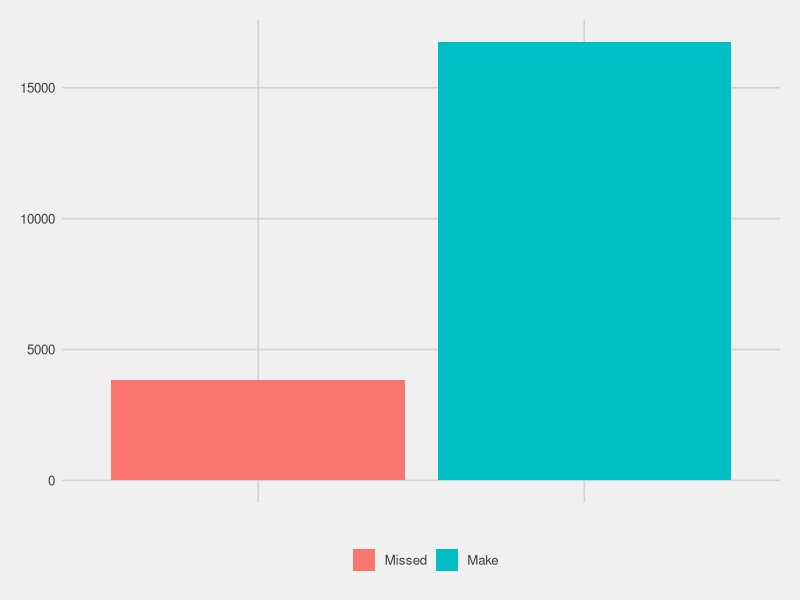
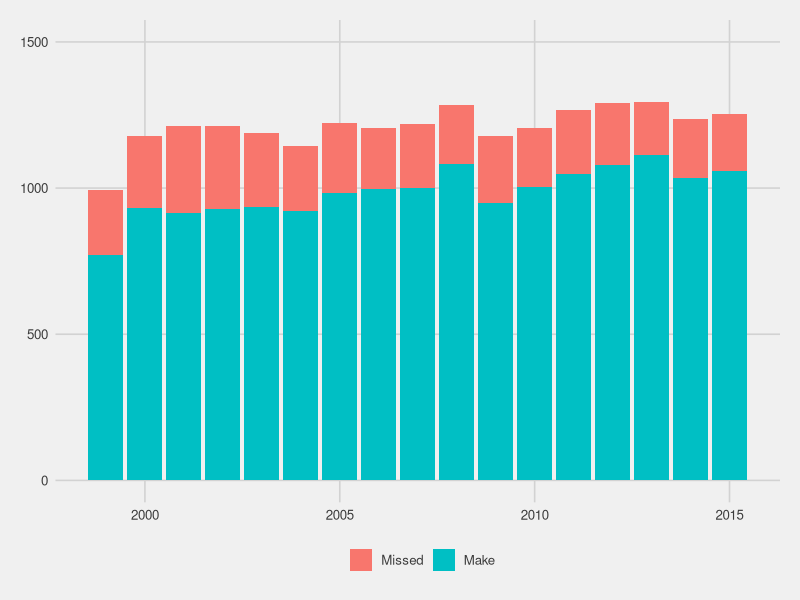
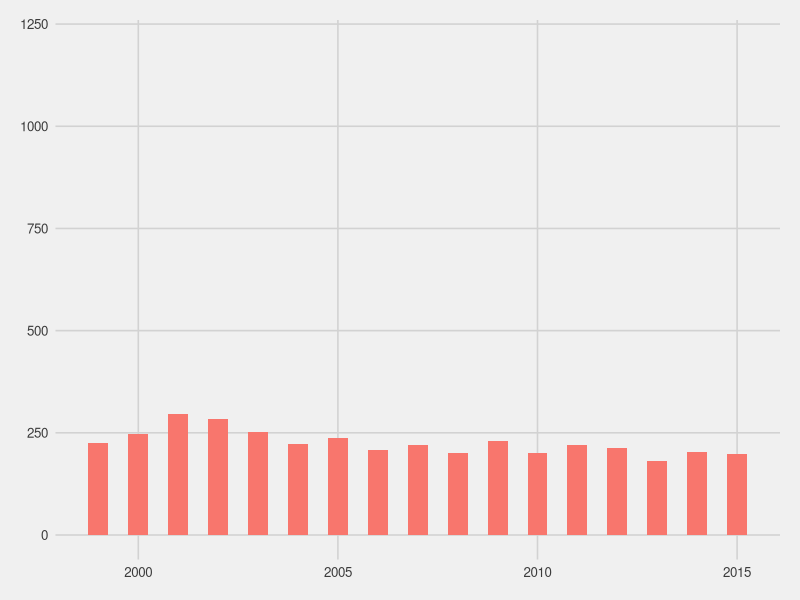
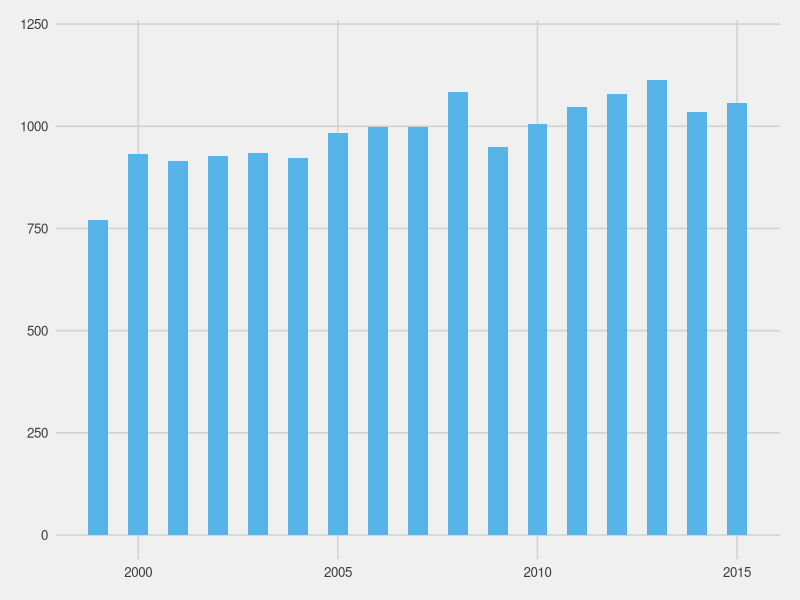
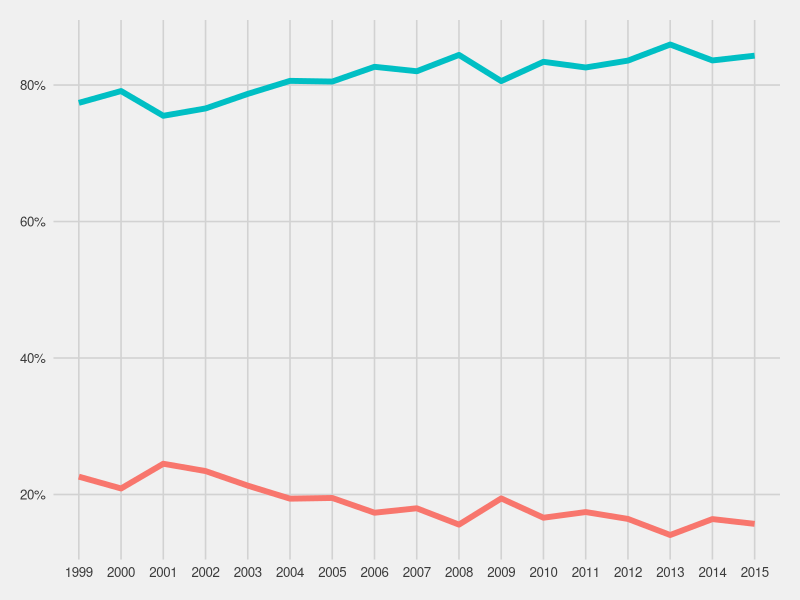
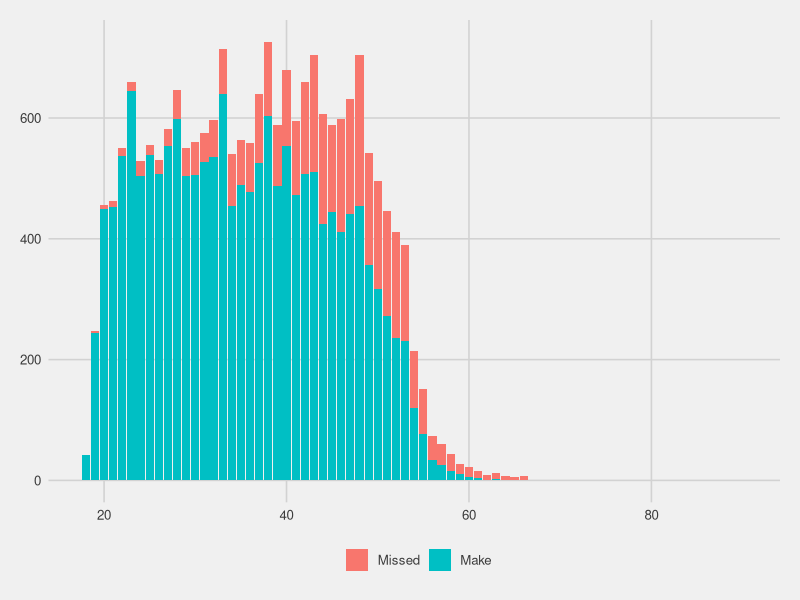
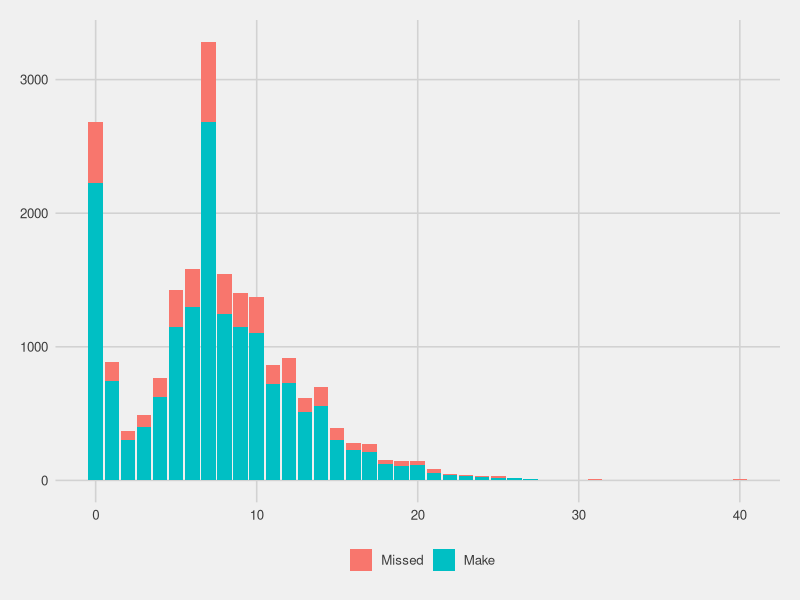
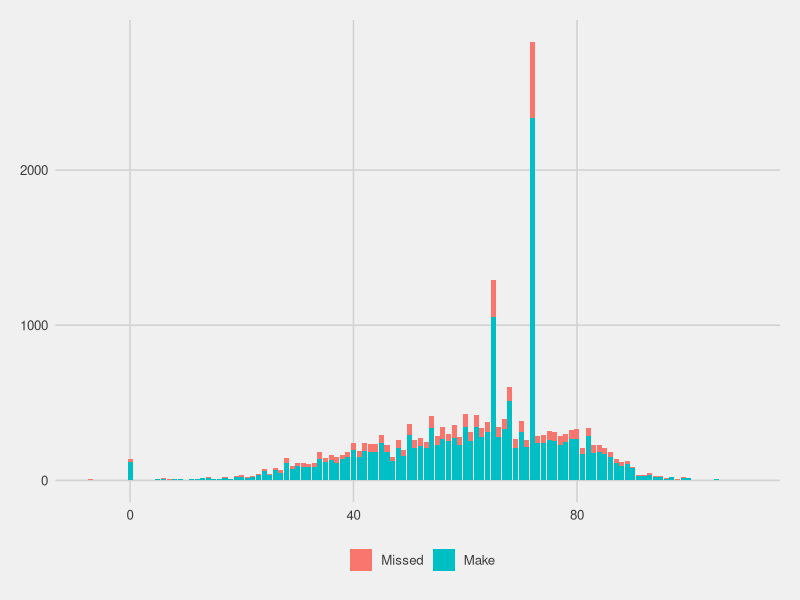

Write R code to recreate these figures, in order.
## ---- chunk 1
options(htmltools.dir.version = FALSE)
## ---- chunk 2
library(tidyverse)
library(ggthemes)
# Get the Data
fgd<-read.csv("field_goal_exer.csv")
## ---- chunk 3
# Get the Data
Weather<-read.csv("NFL Weather.csv")
## ---- chunk 4
#Convert Weather Home Teams to character
Weather$home_team<-as.character(Weather$home_team)
## ---- chunk 5
# Get the Data
 Weather$home_team[Weather$home_team=='New York Giants']<- 'New York'
 Weather$home_team[Weather$home_team=='New York Jets']<- 'New York'
## ---- chunk 6
#Set Stadium to home team name 
  fgd$stadium<-as.character(fgd$stadium)
  fgd$stadium<-tolower(fgd$stadium)
  fgd$stadium[fgd$stadium=="univerity of phoenix stadium"] <- "Arizona Cardinals"
  fgd$stadium[fgd$stadium=="unviversity of phoenix stadium"] <- "Arizona Cardinals"
  fgd$stadium[fgd$stadium=="university of phoenix statium"] <- "Arizona Cardinals"
  fgd$stadium[fgd$stadium=="university of phoenix staduim"] <- "Arizona Cardinals"
  fgd$stadium[fgd$stadium=="university of phoenix"] <- "Arizona Cardinals"
  fgd$stadium[fgd$stadium=="university of phoenix stadium"] <- "Arizona Cardinals"
  fgd$stadium[fgd$stadium=="cardinal stadium"] <- "Arizona Cardinals"
  fgd$stadium[fgd$stadium=="cardinals stadium"] <- "Arizona Cardinals"
  fgd$stadium[fgd$stadium=="univeristy of phoenix"] <- "Arizona Cardinals"
  fgd$stadium[fgd$stadium=="sun devil staduim"] <- "Arizona Cardinals"
  fgd$stadium[fgd$stadium=="univeristy of phoenix"] <- "Arizona Cardinals"
  fgd$stadium[fgd$stadium=="sun devil stadium"] <- "Arizona Cardinals"
  fgd$stadium[fgd$stadium=="sun devil"] <- "Arizona Cardinals"
  fgd$stadium[fgd$stadium=="geogia dome"] <- "Atlanta Falcons"
  fgd$stadium[fgd$stadium=="george dome"] <- "Atlanta Falcons"
  fgd$stadium[fgd$stadium=="georgia dome"] <- "Atlanta Falcons"
  fgd$stadium[fgd$stadium=="the georgia dome"] <- "Atlanta Falcons"
  fgd$stadium[fgd$stadium=="georgia"] <- "Atlanta Falcons"
  fgd$stadium[fgd$stadium=="m & t bank satdium"] <- "Baltimore Ravens"
  fgd$stadium[fgd$stadium=="m&t bank"] <- "Baltimore Ravens"
  fgd$stadium[fgd$stadium=="m&t stadium"] <- "Baltimore Ravens"
  fgd$stadium[fgd$stadium=="m & t bank"] <- "Baltimore Ravens"
  fgd$stadium[fgd$stadium=="m&t bank stadium"] <- "Baltimore Ravens"
  fgd$stadium[fgd$stadium=="m & t bank stadium"] <- "Baltimore Ravens"
  fgd$stadium[fgd$stadium=="ravens stadium"] <- "Baltimore Ravens"
  fgd$stadium[fgd$stadium=="psinet stadium"] <- "Baltimore Ravens"
  fgd$stadium[fgd$stadium=="psinet"] <- "Baltimore Ravens"
  fgd$stadium[fgd$stadium=="memorial stadium"] <- "Baltimore Ravens"
  fgd$stadium[fgd$stadium=="rogers centre"] <- "Buffalo Bills"
  fgd$stadium[fgd$stadium=="ralph wilson stadium"] <- "Buffalo Bills"
  fgd$stadium[fgd$stadium=="ralph wilson"] <- "Buffalo Bills"
  fgd$stadium[fgd$stadium=="first energy stadium"] <- "Carolina Panthers"
  fgd$stadium[fgd$stadium=="firstenergy stadium"] <- "Carolina Panthers"
  fgd$stadium[fgd$stadium=="bank of america stadiium"] <- "Carolina Panthers"
  fgd$stadium[fgd$stadium=="bank of america stadium"] <- "Carolina Panthers"
  fgd$stadium[fgd$stadium=="bank of america"] <- "Carolina Panthers"
  fgd$stadium[fgd$stadium=="erricsson stadium"] <- "Carolina Panthers"
  fgd$stadium[fgd$stadium=="ericsson stadium"] <- "Carolina Panthers"
  fgd$stadium[fgd$stadium=="ericcson stadium"] <- "Carolina Panthers"
  fgd$stadium[fgd$stadium=="ericsson"] <- "Carolina Panthers"
  fgd$stadium[fgd$stadium=="solider field"] <- "Chicago Bears"
  fgd$stadium[fgd$stadium=="soldier"] <- "Chicago Bears"
  fgd$stadium[fgd$stadium=="soldier field, chicago"] <- "Chicago Bears"
  fgd$stadium[fgd$stadium=="soldier field"] <- "Chicago Bears"
  fgd$stadium[fgd$stadium=="paul brown stadium"] <- "Cincinnati Bengals"
  fgd$stadium[fgd$stadium=="cinergy field"] <- "Cincinnati Bengals"
  fgd$stadium[fgd$stadium=="clevelan browns stadium"] <- "Cleveland Browns"
  fgd$stadium[fgd$stadium=="cleveland browns stadium"] <- "Cleveland Browns"
  fgd$stadium[fgd$stadium=="cleveland browns"] <- "Cleveland Browns"
  fgd$stadium[fgd$stadium=="cleveland brown stadium"] <- "Cleveland Browns"
  fgd$stadium[fgd$stadium=="cleveland"] <- "Cleveland Browns"
  fgd$stadium[fgd$stadium=="cleveland stadium"] <- "Cleveland Browns"
  fgd$stadium[fgd$stadium=="cleveland  browns stadium"] <- "Cleveland Browns"
  fgd$stadium[fgd$stadium=="at&t stadium"] <- "Dallas Cowboys"
  fgd$stadium[fgd$stadium=="at&t"] <- "Dallas Cowboys"
  fgd$stadium[fgd$stadium=="cowboys"] <- "Dallas Cowboys"
  fgd$stadium[fgd$stadium=="cowboys stadium"] <- "Dallas Cowboys"
  fgd$stadium[fgd$stadium=="texas"] <- "Dallas Cowboys"
  fgd$stadium[fgd$stadium=="texas stadium"] <- "Dallas Cowboys"
  fgd$stadium[fgd$stadium=="sports authority field"] <- "Denver Broncos"
  fgd$stadium[fgd$stadium=="sports authority field at mile high"] <- "Denver Broncos"
  fgd$stadium[fgd$stadium=="invesco field at mile high"] <- "Denver Broncos"
  fgd$stadium[fgd$stadium=="invesco at mile high"] <- "Denver Broncos"
  fgd$stadium[fgd$stadium=="mile high stadium"] <- "Denver Broncos"
  fgd$stadium[fgd$stadium=="mile high stadiumj"] <- "Denver Broncos"
  fgd$stadium[fgd$stadium=="mile high"] <- "Denver Broncos"
  fgd$stadium[fgd$stadium=="pontiac silverdome"] <- "Detroit Lions"
  fgd$stadium[fgd$stadium=="ford field"] <- "Detroit Lions"
  fgd$stadium[fgd$stadium=="pontiac sliverdome"] <- "Detroit Lions"
  fgd$stadium[fgd$stadium=="pontiac"] <- "Detroit Lions"
  fgd$stadium[fgd$stadium=="silverdome"] <- "Detroit Lions"
  fgd$stadium[fgd$stadium=="lambeau filed"] <- "Green Bay Packers"
  fgd$stadium[fgd$stadium=="lambeau"] <- "Green Bay Packers"
  fgd$stadium[fgd$stadium=="lambeau field"] <- "Green Bay Packers"
  fgd$stadium[fgd$stadium=="nrg"] <- "Houston Texans"
  fgd$stadium[fgd$stadium=="nrg stadium"] <- "Houston Texans"
  fgd$stadium[fgd$stadium=="reliant stadium"] <- "Houston Texans"
  fgd$stadium[fgd$stadium=="reliant"] <- "Houston Texans"
  fgd$stadium[fgd$stadium=="lucas oil"] <- "Indianapolis Colts"
  fgd$stadium[fgd$stadium=="lucas oil stadium"] <- "Indianapolis Colts"
  fgd$stadium[fgd$stadium=="rca"] <- "Indianapolis Colts"
  fgd$stadium[fgd$stadium=="rca dome"] <- "Indianapolis Colts"
  fgd$stadium[fgd$stadium=="alltel stadium"] <- "Jacksonville Jaguars"
  fgd$stadium[fgd$stadium=="everbank"] <- "Jacksonville Jaguars"
  fgd$stadium[fgd$stadium=="everbank field"] <- "Jacksonville Jaguars"
  fgd$stadium[fgd$stadium=="alltell stadium"] <- "Jacksonville Jaguars"
  fgd$stadium[fgd$stadium=="jacksonville municipal stadium"] <- "Jacksonville Jaguars"
  fgd$stadium[fgd$stadium=="alltell"] <- "Jacksonville Jaguars"
  fgd$stadium[fgd$stadium=="alltel"] <- "Jacksonville Jaguars"
  fgd$stadium[fgd$stadium=="alltell"] <- "Jacksonville Jaguars"
  fgd$stadium[fgd$stadium=="arrowhead stadiium"] <- "Kansas City Chiefs"
  fgd$stadium[fgd$stadium=="arrowhead stadium"] <- "Kansas City Chiefs"
  fgd$stadium[fgd$stadium=="arrowhead"] <- "Kansas City Chiefs"
  fgd$stadium[fgd$stadium=="sunlife stadium"] <- "Miami Dolphins"
  fgd$stadium[fgd$stadium=="sun life stadium"] <- "Miami Dolphins"
  fgd$stadium[fgd$stadium=="land shark stadium"] <- "Miami Dolphins"
  fgd$stadium[fgd$stadium=="dolphins stadium"] <- "Miami Dolphins"
  fgd$stadium[fgd$stadium=="dolphin stadium"] <- "Miami Dolphins"
  fgd$stadium[fgd$stadium=="pro player"] <- "Miami Dolphins"
  fgd$stadium[fgd$stadium=="pro player stadium"] <- "Miami Dolphins"
  fgd$stadium[fgd$stadium=="tcf bank staduim"] <- "Minnesota Vikings" 
  fgd$stadium[fgd$stadium=="tcf bank stadium"] <- "Minnesota Vikings" 
  fgd$stadium[fgd$stadium=="mall of america field at hhh metrodome"] <- "Minnesota Vikings" 
  fgd$stadium[fgd$stadium=="mall of america field at the hhh metrodome"] <- "Minnesota Vikings" 
  fgd$stadium[fgd$stadium=="mall of america field, hhh metrodome"] <- "Minnesota Vikings" 
  fgd$stadium[fgd$stadium=="medtrodome"] <- "Minnesota Vikings" 
  fgd$stadium[fgd$stadium=="metrodome"] <- "Minnesota Vikings" 
  fgd$stadium[fgd$stadium=="minneapolis"] <- "Minnesota Vikings"
  fgd$stadium[fgd$stadium=="metrodome minneapolis"] <- "Minnesota Vikings"
  fgd$stadium[fgd$stadium=="husky stadium"] <- "Minnesota Vikings"
  fgd$stadium[fgd$stadium=="husky staduim"] <- "Minnesota Vikings"
  fgd$stadium[fgd$stadium=="gillette stadium"] <- "New England Patriots"
  fgd$stadium[fgd$stadium=="foxboro stadium"] <- "New England Patriots"
  fgd$stadium[fgd$stadium=="foxboro"] <- "New England Patriots"
  fgd$stadium[fgd$stadium=="metlifestadium"] <- "New York"
  fgd$stadium[fgd$stadium=="metlife"] <- "New York"
  fgd$stadium[fgd$stadium=="the new meadowlands stadium"] <- "New York"
  fgd$stadium[fgd$stadium=="new meadowlands stadium"] <- "New York"
  fgd$stadium[fgd$stadium=="metlife stadium"] <- "New York"
  fgd$stadium[fgd$stadium=="the meadowlands"] <- "New York"
  fgd$stadium[fgd$stadium=="giants stadium"] <- "New York"
  fgd$stadium[fgd$stadium=="meadowlands"] <- "New York"
  fgd$stadium[fgd$stadium=="giants"] <- "New York"
  fgd$stadium[fgd$stadium=="mercedes-benz superdome"] <- "New Orleans Saints"
  fgd$stadium[fgd$stadium=="mercedez-benz superdome"] <- "New Orleans Saints"
  fgd$stadium[fgd$stadium=="alamo dome"] <- "New Orleans Saints"
  fgd$stadium[fgd$stadium=="tiger stadium"] <- "New Orleans Saints"
  fgd$stadium[fgd$stadium=="alamodome"] <- "New Orleans Saints"
  fgd$stadium[fgd$stadium=="louisiana superdome"] <- "New Orleans Saints"
  fgd$stadium[fgd$stadium=="o.co oakland coliseum"] <- "Oakland Raiders"
  fgd$stadium[fgd$stadium=="o.co coliseum oakland"] <- "Oakland Raiders"
  fgd$stadium[fgd$stadium=="o. co"] <- "Oakland Raiders"
  fgd$stadium[fgd$stadium=="o. co coliseum"] <- "Oakland Raiders"
  fgd$stadium[fgd$stadium=="o.co colisuem"] <- "Oakland Raiders"
  fgd$stadium[fgd$stadium=="o.co coliseum"] <- "Oakland Raiders"
  fgd$stadium[fgd$stadium=="oakland-alemeda county coliseum"] <- "Oakland Raiders"
  fgd$stadium[fgd$stadium=="oakland -alameda county colisuem"] <- "Oakland Raiders"
  fgd$stadium[fgd$stadium=="oakland coliseum"] <- "Oakland Raiders"
  fgd$stadium[fgd$stadium=="oakland alameda county coliseum"] <- "Oakland Raiders"
  fgd$stadium[fgd$stadium=="oakland coliseum"] <- "Oakland Raiders"
  fgd$stadium[fgd$stadium=="oakland-alameda county coliseum"] <- "Oakland Raiders"
  fgd$stadium[fgd$stadium=="oakland - alameda county coliseum"] <- "Oakland Raiders"
  fgd$stadium[fgd$stadium=="ooakland -alemeda county coliseum"] <- "Oakland Raiders"
  fgd$stadium[fgd$stadium=="oakland -alameda county coliseum"] <- "Oakland Raiders"
  fgd$stadium[fgd$stadium=="oakland -alemeda county coliseum"] <- "Oakland Raiders"
  fgd$stadium[fgd$stadium=="mcafee coliseum"] <- "Oakland Raiders"
  fgd$stadium[fgd$stadium=="network associates colisuem"] <- "Oakland Raiders"
  fgd$stadium[fgd$stadium=="network associates coliseuim"] <- "Oakland Raiders"
  fgd$stadium[fgd$stadium=="network associates  coliseum"] <- "Oakland Raiders"
  fgd$stadium[fgd$stadium=="network  associates coliseum"] <- "Oakland Raiders"
  fgd$stadium[fgd$stadium=="network associates coiseum"] <- "Oakland Raiders"
  fgd$stadium[fgd$stadium=="the coliseum"] <- "Oakland Raiders"
  fgd$stadium[fgd$stadium=="network associates"] <- "Oakland Raiders"
  fgd$stadium[fgd$stadium=="network association coliseum"] <- "Oakland Raiders"
  fgd$stadium[fgd$stadium=="network associates coliseum"] <- "Oakland Raiders"
  fgd$stadium[fgd$stadium=="lincoln finacial field"] <- "Philadelphia Eagles"
  fgd$stadium[fgd$stadium=="lincoln financial field"] <- "Philadelphia Eagles"
  fgd$stadium[fgd$stadium=="lincoln financal field"] <- "Philadelphia Eagles"
  fgd$stadium[fgd$stadium=="veteran's stadium"] <- "Philadelphia Eagles"
  fgd$stadium[fgd$stadium=="veterans stadium"] <- "Philadelphia Eagles"
  fgd$stadium[fgd$stadium=="veterans"] <- "Philadelphia Eagles"
  fgd$stadium[fgd$stadium=="heinz field (64,350)"] <- "Pittsburgh Steelers"
  fgd$stadium[fgd$stadium=="heniz field"] <- "Pittsburgh Steelers"
  fgd$stadium[fgd$stadium=="heinz field"] <- "Pittsburgh Steelers"
  fgd$stadium[fgd$stadium=="at three river stadium"] <- "Pittsburgh Steelers"
  fgd$stadium[fgd$stadium=="three rivers stadium"] <- "Pittsburgh Steelers"
  fgd$stadium[fgd$stadium=="three rivers"] <- "Pittsburgh Steelers"
  fgd$stadium[fgd$stadium=="snapdragon stadium"] <- "San Diego Chargers"
  fgd$stadium[fgd$stadium=="qualcomm stadium"] <- "San Diego Chargers"
  fgd$stadium[fgd$stadium=="levi stadium"] <- "San Francisco 49ers"
  fgd$stadium[fgd$stadium=="levi's stadium"] <- "San Francisco 49ers"
  fgd$stadium[fgd$stadium=="3com"] <- "San Francisco 49ers"
  fgd$stadium[fgd$stadium=="3com park"] <- "San Francisco 49ers"
  fgd$stadium[fgd$stadium=="monster park"] <- "San Francisco 49ers"
  fgd$stadium[fgd$stadium=="3com park at candlestick park"] <- "San Francisco 49ers"
  fgd$stadium[fgd$stadium=="san francisco stadium @ candlestick"] <- "San Francisco 49ers"
  fgd$stadium[fgd$stadium=="candlestick park"] <- "San Francisco 49ers"
  fgd$stadium[fgd$stadium=="3compark"] <- "San Francisco 49ers"
  fgd$stadium[fgd$stadium=="kingdome"] <- "Seattle Seahawks"
  fgd$stadium[fgd$stadium=="qwest field"] <- "Seattle Seahawks"
  fgd$stadium[fgd$stadium=="centurylink field"] <- "Seattle Seahawks"
  fgd$stadium[fgd$stadium=="centurylinkfield"] <- "Seattle Seahawks"
  fgd$stadium[fgd$stadium=="centurylink"] <- "Seattle Seahawks"
  fgd$stadium[fgd$stadium=="centuryfield"] <- "Seattle Seahawks"
  fgd$stadium[fgd$stadium=="qwest fieled"] <- "Seattle Seahawks"
  fgd$stadium[fgd$stadium=="qwest stadium"] <- "Seattle Seahawks"
  fgd$stadium[fgd$stadium=="seahawks stadium"] <- "Seattle Seahawks"
  fgd$stadium[fgd$stadium=="raymond james"] <- "Tampa Bay Buccaneers"
  fgd$stadium[fgd$stadium=="raymond james stadium"] <- "Tampa Bay Buccaneers"
  fgd$stadium[fgd$stadium=="nissan stadium"] <- "Tennessee Titans"
  fgd$stadium[fgd$stadium=="lp field"] <- "Tennessee Titans"
  fgd$stadium[fgd$stadium=="adelphia"] <- "Tennessee Titans"
  fgd$stadium[fgd$stadium=="adelphia colisum"] <- "Tennessee Titans"
  fgd$stadium[fgd$stadium=="adelphia coliseum"] <- "Tennessee Titans"
  fgd$stadium[fgd$stadium=="edwards jones dome"] <- "St. Louis Rams"
  fgd$stadium[fgd$stadium=="edward jones dome"] <- "St. Louis Rams"
  fgd$stadium[fgd$stadium=="dome at america's center"] <- "St. Louis Rams"
  fgd$stadium[fgd$stadium=="trans world dome"] <- "St. Louis Rams"
  fgd$stadium[fgd$stadium=="trans world"] <- "St. Louis Rams"
  fgd$stadium[fgd$stadium=="fedex field"] <- "Washington Redskins"
  fgd$stadium[fgd$stadium=="fedex"] <- "Washington Redskins"
  fgd$stadium[fgd$stadium=="fedex field"] <- "Washington Redskins"
  fgd$stadium[fgd$stadium=="redskins stadium"] <- "Washington Redskins"
  fgd$stadium[fgd$stadium=="redskins"] <- "Washington Redskins"
  fgd$stadium[fgd$stadium=="fedexfield"] <- "Washington Redskins"
  fgd$stadium[fgd$stadium=="tom benson hall of fame stadium"] <- NA
  fgd$stadium[fgd$stadium=="hall of fame field at fawcett stadium"] <- NA
  fgd$stadium[fgd$stadium=="pro football field at fawcett stadium"] <- NA
  fgd$stadium[fgd$stadium=="mississippi veterans memorial stadium"] <- NA
  fgd$stadium[fgd$stadium=="wembley stadium"] <- NA
  fgd$stadium[fgd$stadium=="fawcett stadium"] <- NA
  fgd$stadium[fgd$stadium=="fawcett"] <- NA
  fgd$stadium[fgd$stadium=="fawcett stadium canton ohio"] <- NA
  fgd$stadium[fgd$stadium=="wembley"] <- NA
  fgd$stadium[fgd$stadium==""] <- NA
  fgd$stadium[fgd$stadium=="independence bowl"] <- NA
  fgd$stadium[fgd$stadium=="tokyo dome"] <- NA
  fgd$stadium[fgd$stadium=="azteca stadium"] <- NA
  fgd$stadium[fgd$stadium=="osaka dome"] <- NA
  fgd$stadium[fgd$stadium=="ross-ade stadium"] <- NA

  #Removing stadium data for exibition sites
  fgd<-fgd[!is.na(fgd$stadium),]
## ---- chunk 7
#Convert dates to dates
fgd$schedule_date<-as.Date(fgd$schedule_date)
Weather$date<- as.Date(Weather$date, "%m/%d/%Y")

#Convert Home Team to Character
Weather$home_team<- as.character(Weather$home_team)

#Limit the data set to from 1999 on.
Weather<-Weather[Weather$date>= "1999-09-12",]
Weather$wind_mph[is.na(Weather$wind_mph)]<-0

#Set the column names
colnames(Weather)[2]<- "home_team"
colnames(fgd)[4]<-"date"
colnames(fgd)[14]<-"home_team"
## ---- chunk 8
#merge data sets
fgd<-left_join(fgd, Weather, by = c('home_team', 'date'))

#make line of scrimmage more understandable
  fgd$yardline<-100-fgd$yardline
  
#Clean up NA's in distance
  fgd$distance[is.na(fgd$distance)]<-18+
                    fgd$yardline[is.na(fgd$distance)]
  
#Make Week Distiguishable based on time of season
  fgd$season_week<- paste(fgd$season_segment, fgd$season_week)
## ---- chunk 9
fgd$temperature.x<-as.numeric(fgd$temperature.x)
fgd$temperature.y<-as.numeric(fgd$temperature.y)
fgd$humidity.x<- as.numeric(fgd$humidity.x)
fgd$humidity.y<- as.numeric(fgd$humidity.y)
fgd$scoredif <- fgd$off_score-fgd$def_score
## ---- chunk 10
fgd$wind_mph[is.na(fgd$wind_mph)]<-fgd$wind_speed[is.na(fgd$wind_mph)]
fgd$wind_mph[is.na(fgd$wind_mph)]<-median(fgd$wind_mph, na.rm = TRUE)
fgd$wind_mph[fgd$wind_mph>100]<-floor(fgd$wind_mph[fgd$wind_mph>100]/100)

fgd$temperature.y[is.na(fgd$temperature.y)]<-fgd$temperature.x[is.na(fgd$temperature.y)]
fgd$temperature.y[is.na(fgd$temperature.y)]<-median(fgd$temperature.y, na.rm = TRUE)
fgd$temperature.y[fgd$temperature.y>120]<-floor(fgd$temperature.y[fgd$temperature.y>120]/100)

fgd$humidity.y[is.na(fgd$humidity.y)]<-fgd$humidity.x[is.na(fgd$humidity.y)]
fgd$humidity.y[is.na(fgd$humidity.y)]<-median(fgd$humidity.y, na.rm = TRUE)
## ---- chunk 11
fgd%>%
  select(season_year, season_week, kicker_id, is_home_team, home_team, distance, quarter, stadium_type, scoredif, temperature.y, wind_mph, humidity.y, success)-> fieldgoaldata

colnames(fieldgoaldata)<- c("Year", "Week", "Kicker", "atHome","HomeTeam", "Distance", "Quarter", "Stadium", "ScoreDif", "Temperature", "Wind", "Humidity", "Success")

fieldgoaldata$Stadium[fieldgoaldata$Stadium!="Outdoor"] <- "Indoor"
fieldgoaldata$Stadium<-(as.character(fieldgoaldata$Stadium))



## ---- chunk 12
fieldgoaldata%>%
  group_by(Success)%>%
  ggplot(aes(x= Success, fill= Success))+geom_bar()+ theme_fivethirtyeight()+
  scale_x_discrete(labels= c("","")) + scale_fill_discrete(name="",labels=c("Missed", "Make"))
## ---- chunk 13
sum(fieldgoaldata$Success=="t")/nrow(fieldgoaldata)

## ---- chunk 14
fieldgoaldata%>%
  ggplot(aes(x= Year,  fill=Success, Main="Number of Makes per year"))+geom_bar()+ theme_fivethirtyeight()+ 
  scale_y_continuous( limits = c(0,1500))+ scale_fill_discrete(name="",labels=c("Missed", "Make"))
  
## ---- chunk 15
fieldgoaldata%>%
  filter(Success == 'f')%>%
  ggplot(aes(x= Year, fill= Success, Main="Number of Misses per year")) + geom_histogram(binwidth = 0.5)+ scale_y_continuous( limits = c(0,1200)) + theme_fivethirtyeight()+ 
  guides(fill="none")
  
## ---- chunk 16
fieldgoaldata%>%
  filter(Success == 't')%>%
  ggplot(aes(x= Year, fill=I("#56B4E9"), Main="Number of Makes per year"))+geom_histogram(binwidth = .5 )+ theme_fivethirtyeight()+ 
  guides(fill="none")+ scale_y_continuous( limits = c(0,1200))
  
## ---- chunk 17

  as.data.frame(prop.table(table(fieldgoaldata$Year, fieldgoaldata$Success),1))->fgd1

fgd1%>%
  ggplot(aes(x=Var1, y=Freq, color=Var2, group=Var2))+geom_line(size = 2)+ scale_y_continuous(labels=scales::percent) + theme_fivethirtyeight() + theme(legend.position = "none")

## ---- chunk 18

fieldgoaldata%>%
  group_by(Distance)%>%
  ggplot(aes(x= Distance, fill= Success))+geom_bar()+ theme_fivethirtyeight()+ scale_fill_discrete(name="",labels=c("Missed", "Make"))

## ---- chunk 19

fieldgoaldata%>%
  group_by(Wind)%>%
  ggplot(aes(x= Wind, fill= Success))+geom_bar()+ theme_fivethirtyeight()+ scale_fill_discrete(name="",labels=c("Missed", "Make"))

## ---- chunk 20

fieldgoaldata%>%
  group_by(Temperature)%>%
  ggplot(aes(x= Temperature, fill= Success))+geom_bar()+ theme_fivethirtyeight()+ scale_fill_discrete(name="",labels=c("Missed", "Make"))

## ---- chunk 21

fieldgoaldata%>%
  group_by(Stadium)%>%
  ggplot(aes(x= Stadium, fill= Success))+geom_bar()+ theme_fivethirtyeight()+ scale_fill_discrete(name="",labels=c("Missed", "Make"))

## ---- chunk 22
round(n_distinct(unique(fieldgoaldata$HomeTeam[fgd$stadium=="Indoor"]))/n_distinct(unique(fieldgoaldata$HomeTeam))*100)
## ---- chunk 23
round(sum(fieldgoaldata$Stadium=="Indoor")/(sum(fieldgoaldata$Stadium=="Indoor")+sum(fieldgoaldata$Stadium=="Outdoor"))*100)

## ---- chunk 24

  as.data.frame(prop.table(table(fieldgoaldata$Stadium, fieldgoaldata$Success),1))->fgd2

fgd2%>%
  filter(Var2=='t')%>%
  group_by(Var1)%>%
  ggplot(aes(x= Var1, y=Freq*100, color=Var1, size=2))+
  geom_point()+ theme_fivethirtyeight()+ 
  scale_y_continuous( limits = c(50,100))+ guides(fill="none")

## ---- chunk 25

fieldgoaldata%>%
  group_by(Quarter)%>%
  ggplot(aes(x= Quarter, fill= Success))+geom_bar()+ theme_fivethirtyeight()+ scale_fill_discrete(name="",labels=c("Missed", "Make"))

## ---- chunk 26

fieldgoaldata%>%
  group_by(Week)%>%
  ggplot(aes(x= Week, fill= Success))+geom_bar()+ theme_fivethirtyeight()+ scale_fill_discrete(name="",labels=c("Missed", "Make"))+
  scale_x_discrete(labels= c("Post Season","","","","","","Preseason","","","","","Regular Season","","","","","","","","","","","","","",""))

